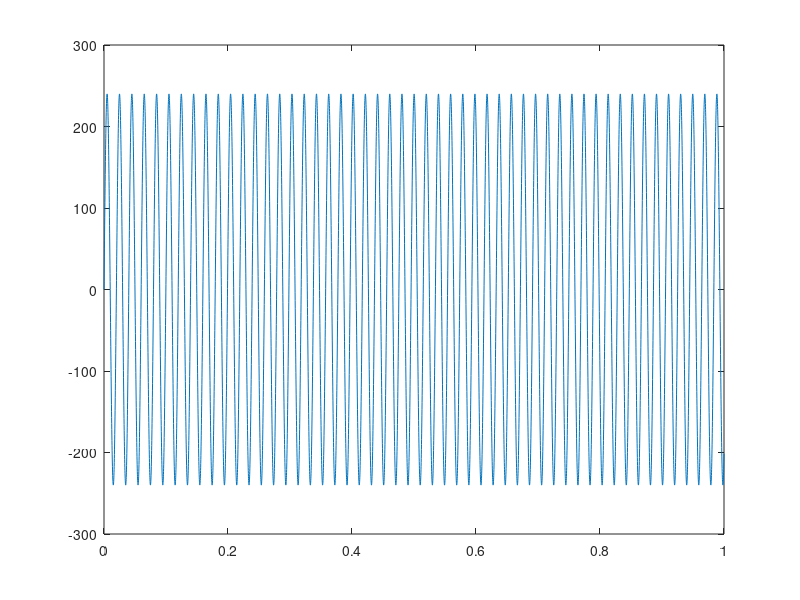

This figure's MATLAB source:
% (Adjust parameters as needed.)
numberOfSeconds = 1
samplingRate = 7500 % Samples per second.
numberOfSamples = samplingRate * numberOfSeconds
t = linspace(0, numberOfSeconds, numberOfSamples);
% Get f:
f =50 + sin(t); 
% Get v:
v = 240 * sin(2*pi*f .* t);
% Plot:
plot(t, v);
% Enlarge figure to full screen.
set(gcf, 'units','normalized','outerposition',[0 0 1 1]);
